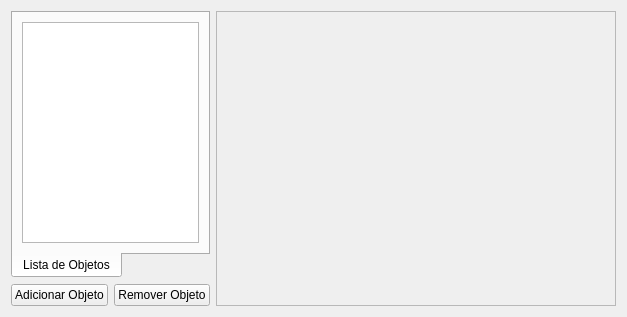
<?xml version="1.0" encoding="UTF-8"?>
<ui version="4.0">
 <class>ConfigsObjectsWidget</class>
 <widget class="QWidget" name="ConfigsObjectsWidget">
  <property name="geometry">
   <rect>
    <x>0</x>
    <y>0</y>
    <width>569</width>
    <height>317</height>
   </rect>
  </property>
  <property name="windowTitle">
   <string>Form</string>
  </property>
  <layout class="QGridLayout" name="gridLayout">
   <item row="0" column="0" colspan="2">
    <widget class="QTabWidget" name="tabWidget">
     <property name="tabPosition">
      <enum>QTabWidget::South</enum>
     </property>
     <property name="currentIndex">
      <number>0</number>
     </property>
     <property name="elideMode">
      <enum>Qt::ElideMiddle</enum>
     </property>
     <property name="movable">
      <bool>false</bool>
     </property>
     <widget class="QWidget" name="tab_personagem">
      <attribute name="title">
       <string>Lista de Objetos</string>
      </attribute>
      <layout class="QGridLayout" name="gridLayout_2">
       <item row="0" column="0">
        <widget class="QListWidget" name="listPersonagem">
         <property name="iconSize">
          <size>
           <width>32</width>
           <height>32</height>
          </size>
         </property>
        </widget>
       </item>
      </layout>
     </widget>
    </widget>
   </item>
   <item row="0" column="2" rowspan="2">
    <widget class="QScrollArea" name="scrollArea">
     <property name="minimumSize">
      <size>
       <width>400</width>
       <height>0</height>
      </size>
     </property>
     <property name="widgetResizable">
      <bool>true</bool>
     </property>
     <widget class="QWidget" name="scrollAreaWidgetContents">
      <property name="geometry">
       <rect>
        <x>0</x>
        <y>0</y>
        <width>398</width>
        <height>297</height>
       </rect>
      </property>
     </widget>
    </widget>
   </item>
   <item row="1" column="0">
    <widget class="QPushButton" name="pushButton">
     <property name="text">
      <string>Adicionar Objeto</string>
     </property>
    </widget>
   </item>
   <item row="1" column="1">
    <widget class="QPushButton" name="removeObject">
     <property name="text">
      <string>Remover Objeto</string>
     </property>
    </widget>
   </item>
  </layout>
 </widget>
 <resources/>
 <connections/>
</ui>
